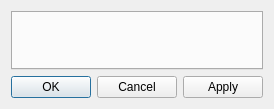
<?xml version="1.0" encoding="UTF-8"?>
<ui version="4.0">
 <class>Maditor::View::Dialogs::SettingsDialog</class>
 <widget class="QDialog" name="Maditor::View::Dialogs::SettingsDialog">
  <property name="geometry">
   <rect>
    <x>0</x>
    <y>0</y>
    <width>255</width>
    <height>109</height>
   </rect>
  </property>
  <property name="windowTitle">
   <string>Settings</string>
  </property>
  <layout class="QVBoxLayout" name="verticalLayout">
   <item>
    <widget class="QTabWidget" name="tabWidget">
     <property name="tabPosition">
      <enum>QTabWidget::North</enum>
     </property>
     <property name="currentIndex">
      <number>-1</number>
     </property>
    </widget>
   </item>
   <item>
    <widget class="QDialogButtonBox" name="buttonBox">
     <property name="orientation">
      <enum>Qt::Horizontal</enum>
     </property>
     <property name="standardButtons">
      <set>QDialogButtonBox::Apply|QDialogButtonBox::Cancel|QDialogButtonBox::Ok</set>
     </property>
    </widget>
   </item>
  </layout>
 </widget>
 <resources/>
 <connections>
  <connection>
   <sender>buttonBox</sender>
   <signal>accepted()</signal>
   <receiver>Maditor::View::Dialogs::SettingsDialog</receiver>
   <slot>accept()</slot>
   <hints>
    <hint type="sourcelabel">
     <x>248</x>
     <y>254</y>
    </hint>
    <hint type="destinationlabel">
     <x>157</x>
     <y>274</y>
    </hint>
   </hints>
  </connection>
  <connection>
   <sender>buttonBox</sender>
   <signal>rejected()</signal>
   <receiver>Maditor::View::Dialogs::SettingsDialog</receiver>
   <slot>reject()</slot>
   <hints>
    <hint type="sourcelabel">
     <x>316</x>
     <y>260</y>
    </hint>
    <hint type="destinationlabel">
     <x>286</x>
     <y>274</y>
    </hint>
   </hints>
  </connection>
 </connections>
 <slots>
  <slot>apply()</slot>
 </slots>
</ui>
